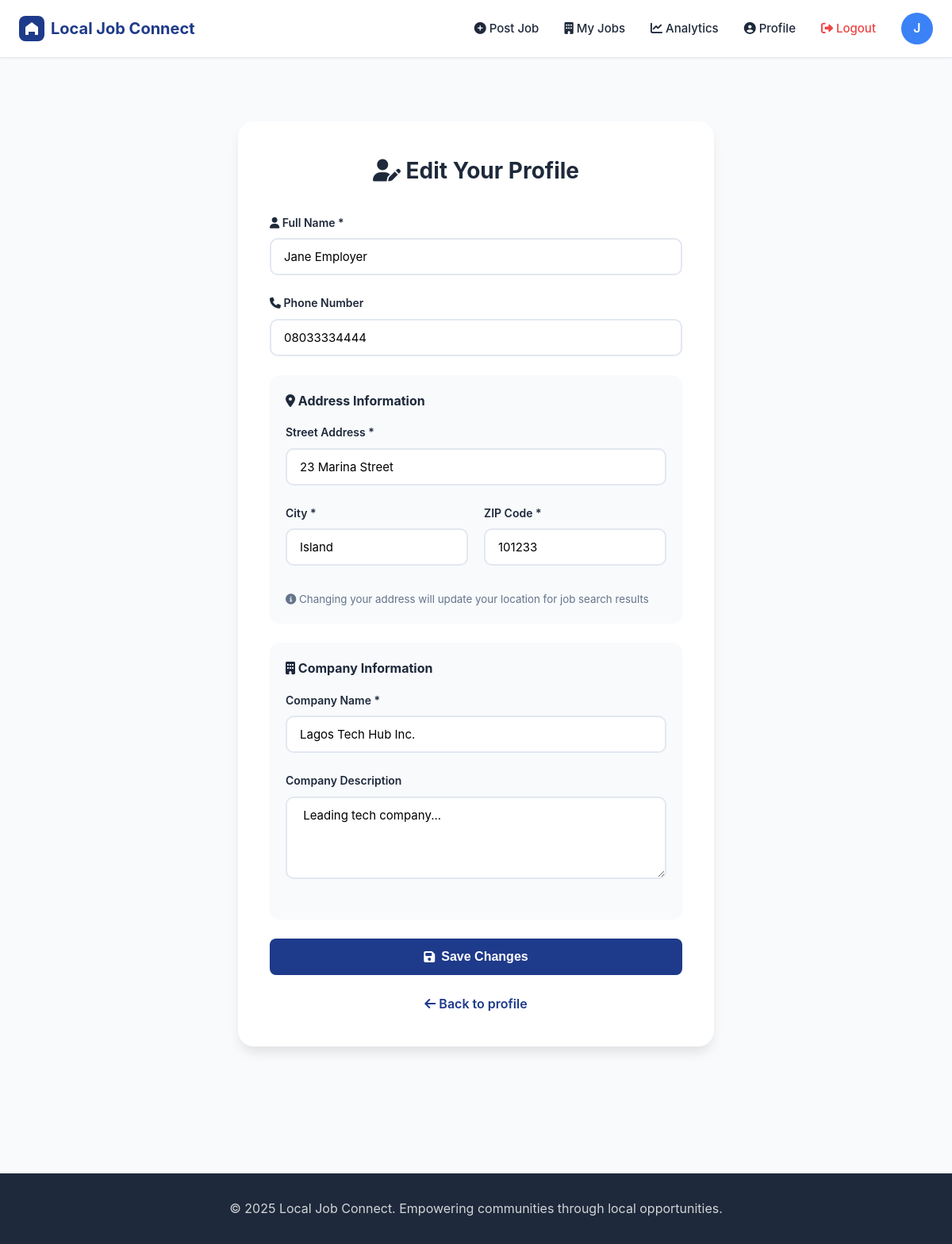
The app's page /profile/edit (signed in) with its own data.
### app.py (models this page shows, shortened)
class User(UserMixin, db.Model):
    __tablename__ = 'users'
    id = db.Column(db.Integer, primary_key=True)
    email = db.Column(db.String(120), unique=True, nullable=False)
    password_hash = db.Column(db.String(255), nullable=False)
    role = db.Column(db.String(20), nullable=False)
    full_name = db.Column(db.String(100), nullable=False)
    phone = db.Column(db.String(20))
    address = db.Column(db.String(200))
    city = db.Column(db.String(100))
    zip_code = db.Column(db.String(10))
    latitude = db.Column(db.Float)
    longitude = db.Column(db.Float)
    company_name = db.Column(db.String(100))
    company_description = db.Column(db.Text)
    created_at = db.Column(db.DateTime, default=datetime.utcnow)
    last_login = db.Column(db.DateTime)
    job_postings = db.relationship('JobPosting', backref='employer', lazy=True, cascade='all, delete-orphan')
    applications = db.relationship('Application', backref='applicant', lazy=True, cascade='all, delete-orphan')
    resumes = db.relationship('Resume', backref='user', lazy=True, cascade='all, delete-orphan')
    saved_jobs = db.relationship('SavedJob', backref='user', lazy=True, cascade='all, delete-orphan')

### app.py (the view, shortened to what this page needs)
@app.route('/profile/edit', methods=['GET', 'POST'])
@login_required
def edit_profile():
    return render_template('edit_profile.html')

### app.py (called while the page is built)
@login_manager.user_loader
def load_user(user_id):
    return User.query.get(int(user_id))

### templates/edit_profile.html (shortened to what this page needs)
{% extends "base.html" %}
{% block content %}
<div class="container" style="padding: 40px 0;">
    <div class="form-container">
        <h2><i class="fas fa-user-edit"></i> Edit Your Profile</h2>
        <form method="POST" action="{{ url_for('edit_profile') }}">
            <div class="form-group">
                <label for="full_name"><i class="fas fa-user"></i> Full Name *</label>
                <input type="text" id="full_name" name="full_name" value="{{ current_user.full_name }}" required>
            </div>
            <div class="form-group">
                <label for="phone"><i class="fas fa-phone"></i> Phone Number</label>
                <input type="tel" id="phone" name="phone" value="{{ current_user.phone or '' }}">
            </div>
            <div style="background: var(--bg-light); padding: 20px; border-radius: 12px; margin-bottom: 24px;">
                <h4 style="font-size: 16px; font-weight: 700; margin-bottom: 16px; color: var(--text-dark);">
                    <i class="fas fa-map-marker-alt"></i> Address Information
                </h4>
                <div class="form-group">
                    <label for="address">Street Address *</label>
                    <input type="text" id="address" name="address" value="{{ current_user.address }}" required>
                </div>
                <div class="form-row">
                    <div class="form-group">
                        <label for="city">City *</label>
                        <input type="text" id="city" name="city" value="{{ current_user.city }}" required>
                    </div>
                    <div class="form-group">
                        <label for="zip_code">ZIP Code *</label>
                        <input type="text" id="zip_code" name="zip_code" value="{{ current_user.zip_code }}" required>
                    </div>
                </div>
                <small style="color: var(--text-gray); display: block; margin-top: 8px;">
                    <i class="fas fa-info-circle"></i> Changing your address will update your location for job search results
                </small>
            </div>
            {% if current_user.role == 'employer' %}
            <div style="background: var(--bg-light); padding: 20px; border-radius: 12px; margin-bottom: 24px;">
                <h4 style="font-size: 16px; font-weight: 700; margin-bottom: 16px; color: var(--text-dark);">
                    <i class="fas fa-building"></i> Company Information
                </h4>
                <div class="form-group">
                    <label for="company_name">Company Name *</label>
                    <input type="text" id="company_name" name="company_name" value="{{ current_user.company_name }}" required>
                </div>
                <div class="form-group">
                    <label for="company_description">Company Description</label>
                    <textarea id="company_description" name="company_description" rows="4">{{ current_user.company_description or '' }}</textarea>
                </div>
            </div>
            {% endif %}
            <button type="submit" class="btn btn-primary btn-full btn-large">
                <i class="fas fa-save"></i> Save Changes
            </button>
        </form>
        <p class="form-footer">
            <a href="{{ url_for('profile') }}">
                <i class="fas fa-arrow-left"></i> Back to profile
            </a>
        </p>
    </div>
</div>
{% endblock %}

### templates/base.html (shortened to what this page needs)
<!DOCTYPE html>
<html lang="en">
<head>
    <link rel="stylesheet" href="{{ url_for('static', filename='css/style.css') }}">
    <link rel="stylesheet" href="https://cdnjs.cloudflare.com/ajax/libs/font-awesome/6.4.0/css/all.min.css">
</head>
<body>
    <nav class="navbar">
        <div class="container">
            <div class="nav-brand">
                <a href="{{ url_for('index') }}">
                    <svg width="32" height="32" viewBox="0 0 32 32" fill="none" xmlns="http://www.w3.org/2000/svg">
                        <rect width="32" height="32" rx="8" fill="#1e3a8a"/>
                        <path d="M16 8L8 14V24H12V20H20V24H24V14L16 8Z" fill="white"/>
                    </svg>
                    Local Job Connect
                </a>
            </div>
            <div class="nav-links">
    {% if current_user.is_authenticated %}
        {% if current_user.role == 'job_seeker' %}
            <a href="{{ url_for('search_jobs') }}"><i class="fas fa-search"></i> Browse Jobs</a>
            <a href="{{ url_for('job_seeker_dashboard') }}"><i class="fas fa-briefcase"></i> My Applications</a>
        {% else %}
            <a href="{{ url_for('create_job') }}"><i class="fas fa-plus-circle"></i> Post Job</a>
            <a href="{{ url_for('employer_dashboard') }}"><i class="fas fa-building"></i> My Jobs</a>
            <a href="{{ url_for('analytics') }}"><i class="fas fa-chart-line"></i> Analytics</a>
        {% endif %}
        <a href="{{ url_for('profile') }}"><i class="fas fa-user-circle"></i> Profile</a>
        <a href="{{ url_for('logout') }}" class="btn-logout"><i class="fas fa-sign-out-alt"></i> Logout</a>
        <div class="user-profile">
            {{ current_user.full_name[0].upper() }}
        </div>
    {% else %}
        <a href="{{ url_for('login') }}">Login</a>
        <a href="{{ url_for('register') }}" class="btn btn-primary">Sign Up</a>
    {% endif %}
</div>
        </div>
    </nav>
    <main class="main-content">
        {% block content %}{% endblock %}
    </main>
    <footer class="footer">
        <div class="container">
            <p>&copy; 2025 Local Job Connect. Empowering communities through local opportunities.</p>
        </div>
    </footer>
</body>
</html>

### static/css/style.css (style rules this page uses)
* { margin: 0; padding: 0; box-sizing: border-box; }
:root { --primary-blue: #1e3a8a; --primary-light: #3b82f6; --secondary-blue: #0ea5e9; --success-green: #10b981; --warning-yellow: #f59e0b; --danger-red: #ef4444; --bg-light: #f8fafc; --bg-white: #ffffff; --text-dark: #1e293b; --text-gray: #64748b; --border-light: #e2e8f0; --shadow-sm: 0 1px 2px 0 rgba(0, 0, 0, 0.05); --shadow-md: 0 4px 6px -1px rgba(0, 0, 0, 0.1); --shadow-lg: 0 10px 15px -3px rgba(0, 0, 0, 0.1); --shadow-xl: 0 20px 25px -5px rgba(0, 0, 0, 0.1); }
body { font-family: -apple-system, BlinkMacSystemFont, 'Segoe UI', 'Roboto', sans-serif; line-height: 1.6; color: var(--text-dark); background-color: var(--bg-light); }
.container { max-width: 1280px; margin: 0 auto; padding: 0 24px; }
.navbar { background: var(--bg-white); box-shadow: var(--shadow-sm); padding: 16px 0; position: sticky; top: 0; z-index: 100; border-bottom: 1px solid var(--border-light); }
.navbar .container { display: flex; justify-content: space-between; align-items: center; }
.nav-brand { display: flex; align-items: center; gap: 8px; }
.nav-brand a { font-size: 20px; font-weight: 700; color: var(--primary-blue); text-decoration: none; display: flex; align-items: center; gap: 8px; }
.nav-brand svg { width: 32px; height: 32px; }
.nav-links { display: flex; gap: 32px; align-items: center; }
.nav-links a { color: var(--text-dark); text-decoration: none; font-weight: 500; font-size: 15px; transition: color 0.2s; }
.user-profile { width: 40px; height: 40px; border-radius: 50%; background: var(--primary-light); display: flex; align-items: center; justify-content: center; color: white; font-weight: 600; cursor: pointer; }
.btn { display: inline-flex; align-items: center; justify-content: center; padding: 10px 20px; border-radius: 8px; font-weight: 600; font-size: 14px; cursor: pointer; border: none; transition: all 0.2s; text-decoration: none; gap: 8px; }
.btn-primary { background: var(--primary-blue); color: white; }
.btn-large { padding: 14px 28px; font-size: 16px; }
.btn-full { width: 100%; }
.btn-logout { color: var(--danger-red) !important; }
.form-container, .form-container-small { background: var(--bg-white); padding: 40px; border-radius: 20px; box-shadow: var(--shadow-lg); margin: 40px auto; }
.form-container { max-width: 600px; }
.form-container h2, .form-container-small h2 { font-size: 28px; font-weight: 700; margin-bottom: 32px; text-align: center; color: var(--text-dark); }
.form-group { margin-bottom: 24px; }
.form-row { display: grid; grid-template-columns: 1fr 1fr; gap: 20px; }
.form-group label { display: block; margin-bottom: 8px; font-weight: 600; font-size: 14px; color: var(--text-dark); }
.form-group input, .form-group textarea, .form-group select { width: 100%; padding: 12px 16px; border: 2px solid var(--border-light); border-radius: 10px; font-size: 15px; transition: all 0.2s; font-family: inherit; }
.form-footer { text-align: center; margin-top: 24px; color: var(--text-gray); }
.form-footer a { color: var(--primary-blue); text-decoration: none; font-weight: 600; }
.footer { background: var(--text-dark); color: white; text-align: center; padding: 32px 0; margin-top: 80px; }
.footer p { opacity: 0.8; }

### records on screen
User: full_name "J", full_name "Jane Employer", phone "08033334444", address "23 Marina Street", city "Island", zip_code "101233", company_name "Lagos Tech Hub Inc.", company_description "Leading tech company..."
